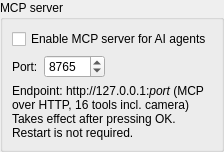
           <widget class="QWidget" name="pageMcp">
            <layout class="QVBoxLayout" name="verticalLayout_mcp">
             <property name="leftMargin">
              <number>0</number>
             </property>
             <property name="topMargin">
              <number>0</number>
             </property>
             <property name="rightMargin">
              <number>0</number>
             </property>
             <property name="bottomMargin">
              <number>0</number>
             </property>
             <item>
              <widget class="QGroupBox" name="grpMcp">
               <property name="title">
                <string>MCP server</string>
               </property>
               <layout class="QVBoxLayout" name="verticalLayout_mcp_box">
                <item>
                 <widget class="QCheckBox" name="chkMcpEnabled">
                  <property name="text">
                   <string>Enable MCP server for AI agents</string>
                  </property>
                 </widget>
                </item>
                <item>
                 <layout class="QHBoxLayout" name="horizontalLayout_mcp_port">
                  <item>
                   <widget class="QLabel" name="lblMcpPort">
                    <property name="text">
                     <string>Port:</string>
                    </property>
                   </widget>
                  </item>
                  <item>
                   <widget class="QSpinBox" name="spnMcpPort">
                    <property name="minimum">
                     <number>1024</number>
                    </property>
                    <property name="maximum">
                     <number>65535</number>
                    </property>
                    <property name="value">
                     <number>8765</number>
                    </property>
                   </widget>
                  </item>
                  <item>
                   <spacer name="horizontalSpacer_mcp">
                    <property name="orientation">
                     <enum>Qt::Horizontal</enum>
                    </property>
                    <property name="sizeHint" stdset="0">
                     <size>
                      <width>40</width>
                      <height>20</height>
                     </size>
                    </property>
                   </spacer>
                  </item>
                 </layout>
                </item>
                <item>
                 <widget class="QLabel" name="lblMcpHint">
                  <property name="text">
                   <string>&lt;html&gt;&lt;head/&gt;&lt;body&gt;&lt;p&gt;Endpoint: http://127.0.0.1:&lt;i&gt;port&lt;/i&gt; (MCP over HTTP, 16 tools incl. camera)&lt;br/&gt;Takes effect after pressing OK. Restart is not required.&lt;/p&gt;&lt;/body&gt;&lt;/html&gt;</string>
                  </property>
                  <property name="wordWrap">
                   <bool>true</bool>
                  </property>
                 </widget>
                </item>
               </layout>
              </widget>
             </item>
             <item>
              <spacer name="verticalSpacer_mcp">
               <property name="orientation">
                <enum>Qt::Vertical</enum>
               </property>
               <property name="sizeHint" stdset="0">
                <size>
                 <width>0</width>
                 <height>0</height>
                </size>
               </property>
              </spacer>
             </item>
            </layout>
           </widget>
